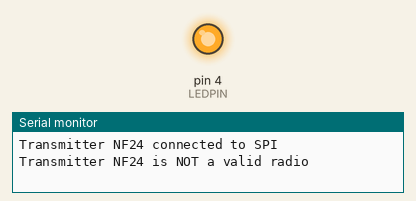
Simulated run of this sketch. Board: Arduino Uno, built with avr-gcc and run on an emulated ATmega328P. On the bench: output pins drawn as LEDs (lit = HIGH), the last lines printed to the serial monitor. No radio packets arrive unless stated.

Above: at 0.06 s.
At 15.2 s:
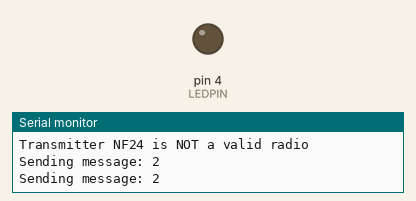
Timing chart, 0 to 39.3 s (numbered marks = the images above):
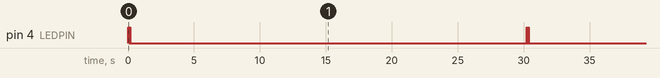

The sketch:

RF_Transmitter.ino
```cpp
#include "Arduino.h"
#include <RF24.h>
#include <SPI.h>
#include <nRF24L01.h>
#include <printf.h>


// pin constants
int const LEDPIN = 4;

// radio variables
RF24 radio(7,8); //CE, CNS
// const byte addresses[][6] = {"00001","00002"};
const byte address[5] = {'R','x','A','A','A'};
// cooldown is multiplied by 1000 to get the real CD in seconds
int const cooldown = 30*1000;

void setup() {
  // put your setup code here, to run once:
  Serial.begin(9600);
  // establish pin outmodes
  pinMode(LEDPIN,OUTPUT);
  // set up the radio
  radio.begin();
  // close reading pipes used previously
  radio.closeReadingPipe(0);
  radio.closeReadingPipe(1);
  // begin printf
  printf_begin();
  // check SPI bus connection
  if (radio.isChipConnected())
    Serial.println("Transmitter NF24 connected to SPI");
  else {
    Serial.println("Transmitter NF24 is NOT connected to SPI");
  }
  // Set channel and open writing/reading pipes
  radio.setChannel(76);
  // write to RxAAA
  radio.openWritingPipe(address);
  // receive on 000002
  // radio.openReadingPipe(0,addresses[1]); // 00002
  // set radio transmission power and data rate
  radio.setPALevel(RF24_PA_MIN);
  radio.setDataRate(RF24_250KBPS);
  // disable retries
  radio.setRetries(0, 0);
  // set radio to transmit
  radio.stopListening();
  if (radio.isValid())
    Serial.println("Transmitter NF24 is a valid radio");
  else {
    Serial.println("Transmitter NF24 is NOT a valid radio");
  }
  radio.printPrettyDetails();
}


bool info;
const char text[] = "Hello World";

void loop() {
  // put your main code here, to run repeatedly:
  // transmitter sends message to address
  // LED_FLASH(500);
  START_PROTOCOL(2,50);
  delay(cooldown);

  // debug code:
  // info = radio.write(&text, sizeof(text));
  // if (info == 0)
  // {
  //   Serial.println("Failure");
  // }
  // else if (info == 1)
  // {
  //   Serial.println("Success");
  // }
  // LED_FLASH(100);
  // delay(3000);
}

void SEND_MESSAGE(char* message)
{
  // establish radio as sender
  radio.stopListening();
  // send the message
  radio.write(&message, sizeof(message));
  Serial.print("Sending message: ");
  Serial.println(message);
}

void SEND_MESSAGE(int message)
{
  // establish radio as sender
  radio.stopListening();
  // send the message
  radio.write(&message, sizeof(message));
  Serial.print("Sending message: ");
  Serial.println(message);
}

char* RECEIVE_MESSAGE()
{
  char text[32] = "";
  // start listening
  radio.startListening();
  // wait until radio avaliable
  while (!radio.available());
  // radio must have been avaliable to read
  radio.read(&text, sizeof(text));
  // Serial.println(text);
  // return the text message
  return text;
}

// Protocol sends n_checks number of messages
// if a majority are not received then the RF_Receiver sounds the alarm
void START_PROTOCOL(int n,int LED_delay)
{
  // no need to wait confirmation, send n messages
  for(int i = 0; i < n; i++)
  {
    // send the message n, n times
    SEND_MESSAGE(n);
    // delay
    LED_FLASH(LED_delay);
  }
}

// turns the LED on and waits for a set delay
void LED_ON(int delay_time)
{
  digitalWrite(LEDPIN,HIGH);
  delay(delay_time);
}

//turns the LED off and waits for set delay
void LED_OFF(int delay_time)
{
  digitalWrite(LEDPIN,LOW);
  delay(delay_time);
}

// flashes the LED on and off for delay_time
void LED_FLASH(int delay_time)
{
  LED_ON(delay_time);
  LED_OFF(delay_time);
}
```

Measured:
- by itself, pin 4 (LEDPIN): repeats every 30.2 s: LOW 0.05 s, HIGH 0.05 s, LOW 30.1 s, HIGH 0.05 s
- by itself, everything shown: repeats every 30.2 s, in 4 steps
